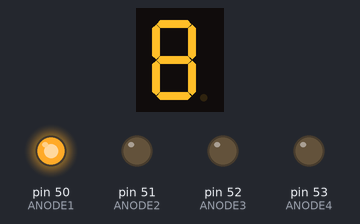
Recording of a sketch running on a simulated Arduino Mega 2560, built with avr-gcc and run on an emulated ATmega2560. Shown: 1-digit seven-segment display, output pins drawn as LEDs (lit = HIGH). Wiring (inferred from the names in the program): 1-digit 7-segment display, segments lit when HIGH: segments pin 22, pin 23, pin 24, pin 25, pin 26, pin 27, pin 28. The segment pins are drawn as the display they are named for; pins used as bus, display or sensor lines are not drawn.

Above: at 0.1 s.
At 1.1 s:
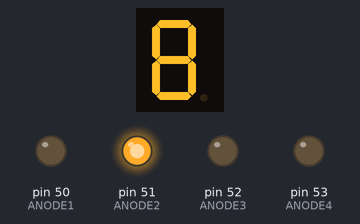
At 2.1 s:
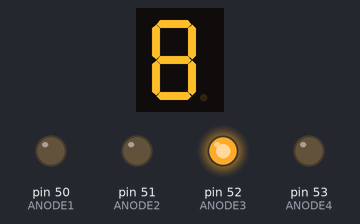
At 3.1 s:
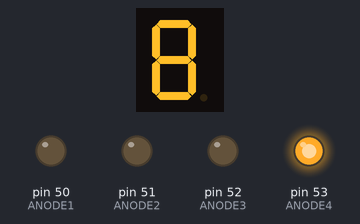
Timing chart, 0 to 130.0 s (numbered marks = the images above):
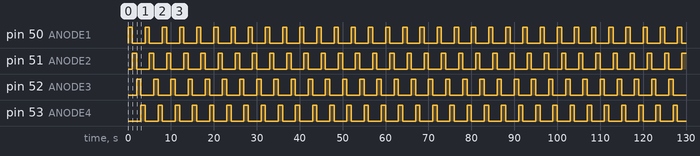

Measured:
- by itself, pin 50 (ANODE1), pin 51 (ANODE2), pin 52 (ANODE3), pin 53 (ANODE4): alternates HIGH for 1.0 s and LOW for 3.0 s
- by itself, everything shown: repeats every 4.0 s, in 5 steps

The sketch:

Controller.ino
```cpp
/*
 * CONTROLLER TESTING SCRIPT
7-Segment homemade display using four digits, common anodes.
Segment letters begin at top segment (A), going clockwise. Center segment is G.
*/

// segment  - pin number
#define A 22
#define B 23
#define C 24
#define D 25
#define E 26
#define F 27
#define G 28

// common anodes
#define ANODE1 50
#define ANODE2 51
#define ANODE3 52
#define ANODE4 53

// digit display functions
void digit8() {
    digitalWrite(A, HIGH);
    digitalWrite(B, HIGH);
    digitalWrite(C, HIGH);
    digitalWrite(D, HIGH);
    digitalWrite(E, HIGH);
    digitalWrite(F, HIGH);
    digitalWrite(G, HIGH);
};

void setup() {
    pinMode(A, OUTPUT);
    pinMode(B, OUTPUT);
    pinMode(C, OUTPUT);
    pinMode(D, OUTPUT);
    pinMode(E, OUTPUT);
    pinMode(F, OUTPUT);
    pinMode(G, OUTPUT);

    pinMode(ANODE1, OUTPUT);
    pinMode(ANODE2, OUTPUT);
    pinMode(ANODE3, OUTPUT);
    pinMode(ANODE4, OUTPUT);

    digit8();
};

void loop() {
    digitalWrite(ANODE1, HIGH);
    delay(1000);
    digitalWrite(ANODE1, LOW);
    digitalWrite(ANODE2, HIGH);
    delay(1000);
    digitalWrite(ANODE2, LOW);
    digitalWrite(ANODE3, HIGH);
    delay(1000);
    digitalWrite(ANODE3, LOW);
    digitalWrite(ANODE4, HIGH);
    delay(1000);
    digitalWrite(ANODE4, LOW);
};
```
